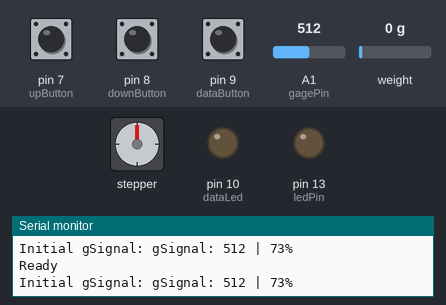
A sketch run on a simulated Arduino Uno, built with avr-gcc and run on an emulated ATmega328P. Parts: stepper motor, output pins drawn as LEDs (lit = HIGH), the last lines printed to the serial monitor. Wiring (inferred from the names in the program): stepper motor driver (200 steps per turn assumed): step pin 2; direction pin 3. The inputs (shaded band) are chosen by the test bench; at power-on: pin 7 (upButton) LOW, pin 8 (downButton) LOW, pin 9 (dataButton) LOW, A1 (gagePin) = 512, weight on the scale 0 g. Pins used as bus, display or sensor lines are not drawn.

Above: at 4.4 s.
4.5 s: pin 7 (upButton) pulled HIGH for 0.15 s
At 4.9 s:
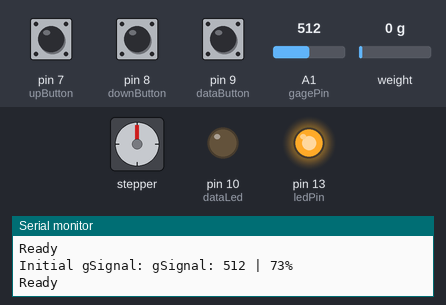
7.5 s: pin 7 (upButton) pulled HIGH for 1 s
At 9.7 s:
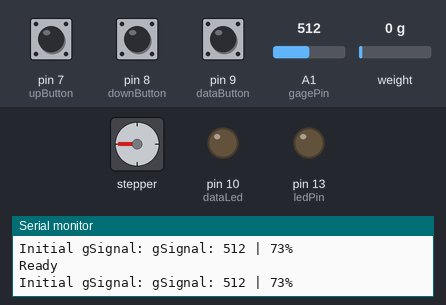
10.0 s: pin 8 (downButton) pulled HIGH for 3.2 s
At 10.8 s:
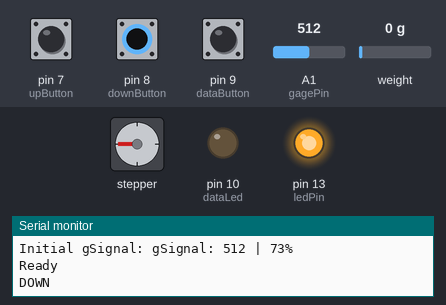
16.2 s: pin 8 (downButton) pulled HIGH for 0.15 s
At 17.7 s:
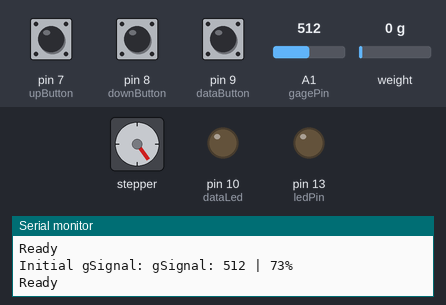
18.7 s: pin 7 (upButton) pulled HIGH for 0.15 s
At 19.2 s:
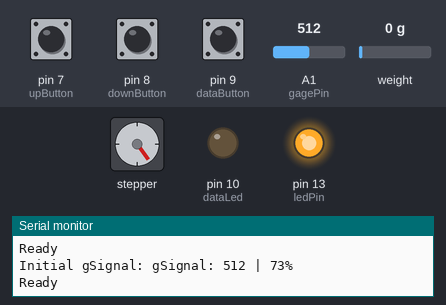
21.7 s: pin 7 (upButton) pulled HIGH for 3.2 s
At 23.1 s:
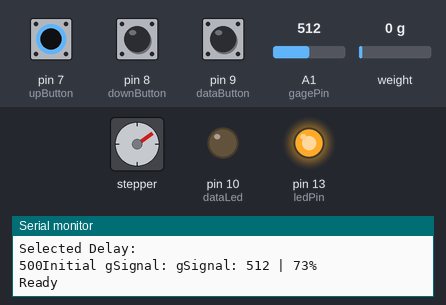
Timing chart, 0 to 30.8 s (numbered marks = the images above; inputs shaded):
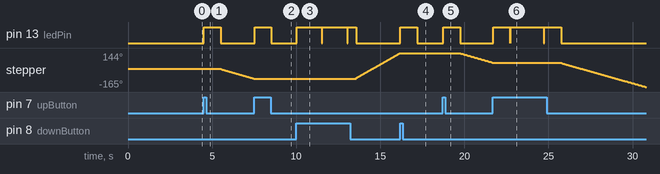

Measured:
- after the input at 4.5 s, pin 13 (ledPin): LOW → HIGH at once, → LOW 1.0 s later; stepper: keeps turning counter-clockwise at about 45°/s, starting after 1.0 s
- after the input at 7.5 s, pin 13 (ledPin): LOW → HIGH at once, → LOW 1.0 s later; stepper: goes on until 7.5 s, then stays -90°
- after the input at 10.0 s, pin 13 (ledPin): goes HIGH 1.5 s, LOW 0.02 s, HIGH 1.5 s, LOW 0.02 s, HIGH 0.50 s, then LOW, starting at once; stepper: keeps turning clockwise at about 89°/s, starting after 3.6 s
- after the input at 16.2 s, pin 13 (ledPin): LOW → HIGH at once, → LOW 1.0 s later; stepper: stops changing and stays 144°
- after the input at 18.7 s, pin 13 (ledPin): LOW → HIGH at once, → LOW 1.0 s later; stepper: keeps turning counter-clockwise at about 46°/s, starting after 1.1 s
- after the input at 21.7 s, pin 13 (ledPin): goes HIGH 1.0 s, LOW 0.02 s, HIGH 2.0 s, LOW 0.02 s, HIGH 1.0 s, then LOW, starting at once

The sketch:

LiftUpPull2.ino
```cpp
#include "hx711.h"

boolean debug =true;

////// Load Cell Variables
float gainValue = -875.7 * (1 - 0.001); //CALIBRATION FACTOR
float measuringIntervall = 2;       //Measuring interval when IDLE
float measuringIntervallTest = .5;  //Measuring interval during SLOW test
float measuringIntervallTestFast = .15; ///Measuring interval during FAST test

long tareValue;

Hx711 loadCell(A0, A1);

////// PIN

//controls
int upButton = 7 ;  //pulsante per spostare il carro in su
int downButton =8; //pulsante per spostare il carro in giù
int dataButton =9;  //pulsante per inviare gli ultimi dati raccolti
int delaySelector=A0;  //potenziometro per regolare il delay
int directionPin = 3;

//warnings
int dataLed    =10; //led acceso: salvo i dati

//components
int stepPin = 2;      //motori
int ledPin  = 13;     //posso utilizzare anche il led integrato sulla scheda
int gagePin = A1;     //ingresso hx711 per estensimetro

/////  stato pulsanti
boolean upStatus = false;
boolean downStatus = false;
boolean dataStatus = false;

////// Stepper Variables
int pulseLength = 20;
float stepsPerMM = 200 * 2 * (26.85) / 5; // Steps per rev * Microstepping * Gear reduction ratio / Pitch
float stepsPerSecond = stepsPerMM / 60; //1mm/min
//int slowSpeedDelay = 3000;    //Time delay between steps for jogging slowly
//int fastSpeedDelay = 300;     //Time delay between steps for jogging fast
int manualSpeedDelay = 300;     //Time delay between steps **MANUAL**
boolean dir = 0;

//modalità di selezione del delay dal potenziometro
#define RANGE_MODE
//elencare i delay desiderati e il loro numero
int del1=300;
int del2=1000;
int del3=1700;
int del4=2400;
int del5=3000;

//segnali estensimetro
int gSignal =0; //racchiude info allungamento
int gSignalPercent = 0; //allungamento percentuale


/*****************************
         Data
*****************************/
long durata=0;//Tempo da inizio prova
//Voltaggio da cella di carico
//Voltaggio estensimetro di riferimento
//Voltaggio estensimetro su provino
//Voltaggio calcolato secondo il ponte di Wheatstone
//Distanza percorsa dal carro
int counter =0;
//TODO


/*****************************
         SETUP
*****************************/
void setup() {

   //Up Button
   pinMode(upButton, INPUT);

   //Down Button
   pinMode(downButton,INPUT);

   //Data Button
   pinMode(dataButton, INPUT);

   //Led
   pinMode(ledPin, OUTPUT);
   digitalWrite(ledPin, LOW);

   pinMode(dataLed, OUTPUT);
   digitalWrite(dataLed, LOW);

   //Seriale
   Serial.begin(9600);

   // Load Cell
   tareValue = loadCell.averageValue(32);

   // Stepper
   pinMode(directionPin, OUTPUT);
   pinMode(stepPin, OUTPUT);
   digitalWrite(directionPin, dir);
   digitalWrite(stepPin, LOW);

   //Estensimetro
   pinMode(gagePin, INPUT);
}
/*****************************
         LOOP
*****************************/
void loop() {

 Serial.print("Initial gSignal: ");
 getGage(); //stampa i dati dell' estensimetro
 Serial.print("Ready");
 Serial.println();

 if(!dataStatus && digitalRead(dataButton)) dataStatus=true; //i dati della prossima prova vengono salvati
 if(dataStatus && digitalRead(dataButton)) dataStatus =false;
 if(dataStatus) digitalWrite(dataLed,HIGH);
 else digitalWrite(dataLed, LOW);
 upStatus = digitalRead(upButton);  //up premuto? sì-> modifico stato
 if(upStatus) upRoutine(); //ciclo up
 downStatus = digitalRead(downButton); //down premuto? sì-> modifico stato
 if(downStatus) downRoutine();  //ciclo down

}


/*****************************
         FUNCTIONS
         DECLARATIONS
*****************************/

int  getDelay(){
  return 500;
  int selectorValue = analogRead(delaySelector);
  #ifdef RANGEMODE
    if(selectorValue<204) return del1;
    else if(selectorValue<408) return del2;
    else if(selectorValue<613) return del3;
    else if(selectorValue<818) return del4;
    else if(selectorValue<=1023) return del5;
  #else
     return map(selectorValue,0,1023, 300,3000);
  #endif

}

/*
 * Ciclo di salita. Può salvare dati
 */
void upRoutine(){
  blinking(10, 100);  //il led integrato lampeggia rapidamente 10 volte: inizio routine up
  if(debug) Serial.println("UP");
  digitalWrite(directionPin, LOW);
  long startTime=millis();
  while(upStatus && !digitalRead(upButton)){//premere up per terminare il ciclo
    getGage(); //stampa i dati dell'estensimetro
    manualSpeedDelay=getDelay();
    digitalWrite(stepPin, HIGH);
    delayMicroseconds(pulseLength);
    digitalWrite(stepPin, LOW);
    delayMicroseconds(manualSpeedDelay);
    if(debug){
      Serial.println("Selected Delay:");
      Serial.print(manualSpeedDelay);
    }
  }
  long currentTime=millis();
  durata= currentTime-startTime;
  if(dataStatus){
    //inviare i dati raccolti
    //TODO
    Serial.println("");
    Serial.println("");
    Serial.println("Campionamenti prova n");
    Serial.println(++counter);
    Serial.println("- durata della prova: ");
    Serial.print(durata);
  }
  upStatus=false; //ripristino gli stati
  downStatus=false;
  blinking(2,500);  //il led lampeggia 2 volte in un secondo: uscita
}
/*
 * Ciclo di discesa. Non salva dati
 */
void downRoutine(){
   blinking(5,100); //il led integrato lampeggia rapidamente 5 volte: inizio routine down
   if(debug) Serial.println("DOWN");
   digitalWrite(directionPin, HIGH);
   while(downStatus && !digitalRead(downButton)){//premere down per terminare il ciclo
    //getGage(); //stampa i dati dell' estensimetro  //-------------DA ABILITARE!
    manualSpeedDelay=getDelay();
    digitalWrite(stepPin, HIGH);
    delayMicroseconds(pulseLength);
    digitalWrite(stepPin, LOW);
    delayMicroseconds(manualSpeedDelay);
    if(debug){
      Serial.println("Selected Delay:");
      Serial.print(manualSpeedDelay);
    }
  }
   upStatus=false; //ripristino gli stati
   downStatus=false;
   blinking(2,500); //il led lampeggia 2 volte in un secondo: uscita
}


/*
 * Il led lampeggia n volte con pause di ledDel ms per mandare avvisi
*/
void blinking(int n, int ledDel){
  for(int i=0; i<n; i++){
    digitalWrite(ledPin,HIGH);
    delay(ledDel);
    digitalWrite(ledPin,LOW);
  }
}

/**************************
 *       ESTENSIMETRI
***************************/
void getGage(){
    gSignal = analogRead(gagePin);
    gSignalPercent = map(gSignal, 0, 700, 0, 100);
    Serial.print("gSignal: ");
    Serial.print(gSignal);
    Serial.print(" | ");
    Serial.print(gSignalPercent);
    Serial.println("%");
    delay(15);
}


/////TODO modalità automatiche
```
